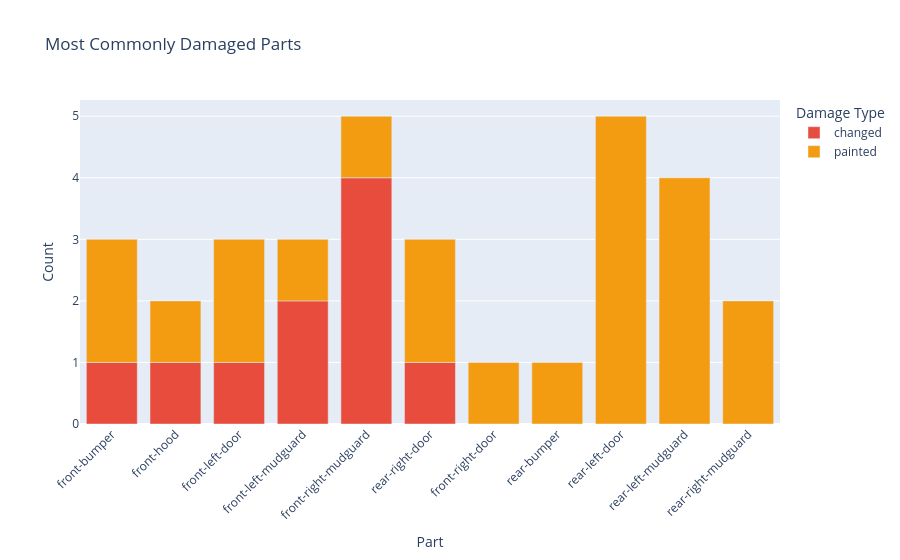

Notebook code cell kept with this figure:
### Code cell
# Heatmap of most commonly damaged parts
if not df_damage.empty:
    damage_pivot = df_damage[df_damage["status"] != "original"].groupby(
        ["part_name", "status"]
    ).size().reset_index(name="count")

    if not damage_pivot.empty:
        fig = px.bar(
            damage_pivot, x="part_name", y="count", color="status",
            title="Most Commonly Damaged Parts",
            labels={"part_name": "Part", "count": "Count", "status": "Damage Type"},
            color_discrete_map={
                "painted": "#f39c12", "local-painted": "#e67e22", "changed": "#e74c3c"
            }
        )
        fig.update_layout(xaxis_tickangle=-45)
        fig.show()
    else:
        print("No damage data found.")
else:
    print("No damage data available.")

### Figure 1 — Plotly figure (JSON) as saved in the notebook; plotly's stock layout.template omitted (floating-point values rounded to 4 significant figures)
{"data": [{"hovertemplate": "Damage Type=changed<br>Part=%{x}<br>Count=%{y}<extra></extra>", "legendgroup": "changed", "marker": {"color": "#e74c3c", "pattern": {"shape": ""}}, "name": "changed", "orientation": "v", "showlegend": true, "textposition": "auto", "type": "bar", "x": ["front-bumper", "front-hood", "front-left-door", "front-left-mudguard", "front-right-mudguard", "rear-right-door"], "xaxis": "x", "y": [1, 1, 1, 2, 4, 1], "yaxis": "y"}, {"hovertemplate": "Damage Type=painted<br>Part=%{x}<br>Count=%{y}<extra></extra>", "legendgroup": "painted", "marker": {"color": "#f39c12", "pattern": {"shape": ""}}, "name": "painted", "orientation": "v", "showlegend": true, "textposition": "auto", "type": "bar", "x": ["front-bumper", "front-hood", "front-left-door", "front-left-mudguard", "front-right-door", "front-right-mudguard", "rear-bumper", "rear-left-door", "rear-left-mudguard", "rear-right-door", "rear-right-mudguard"], "xaxis": "x", "y": [2, 1, 2, 1, 1, 1, 1, 5, 4, 2, 2], "yaxis": "y"}], "layout": {"barmode": "relative", "legend": {"title": {"text": "Damage Type"}, "tracegroupgap": 0}, "title": {"text": "Most Commonly Damaged Parts"}, "xaxis": {"anchor": "y", "domain": [0, 1], "tickangle": -45, "title": {"text": "Part"}}, "yaxis": {"anchor": "x", "domain": [0, 1], "title": {"text": "Count"}}}}
